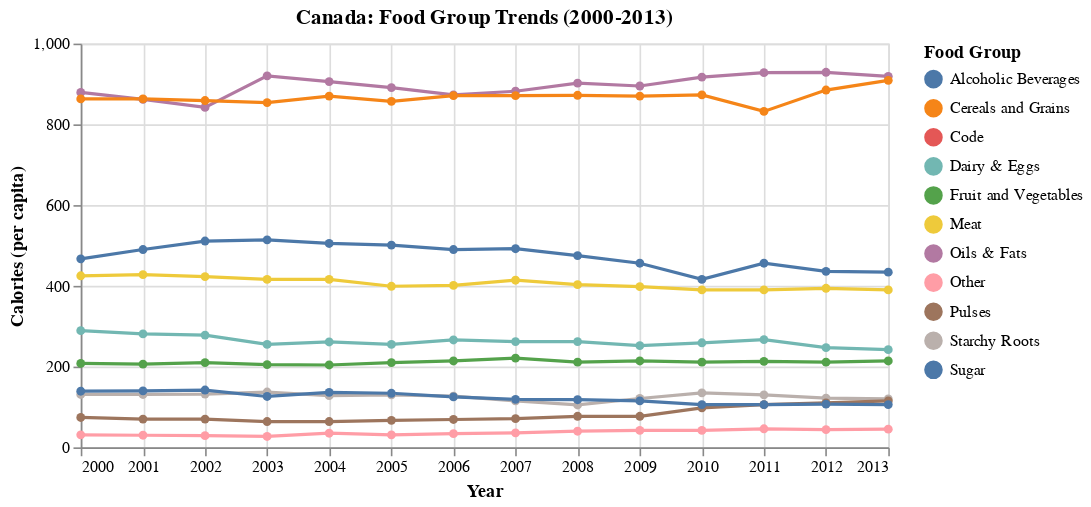

The notebook cell saved with this chart:
### Markdown cell above
<div style="background-color: #e8f4fd; border-left:6px solid #2196F3; padding:15px; margin:15px 0;">

<h2>VIZ TASK C: Dashboard Assembly with Legend Resolution</h2>



You've been given three pre-built visualizations below. <br>DO NOT CHANGE THE VIZZES THAT HAVE BEEN CREATED.<br> Your task is to assemble them into a cohesive dashboard and fix the legend positioning.

**The Three Charts Provided:**

1. **`line_chart_canada`** - Line chart showing food group trends over time (has color legend for Food groups)
2. **`bar_chart_proportions`** - Bar chart showing total calories by country in 2013 (has color legend for Food groups)
3. **`scatter_canada`** - Scatter plot showing meat vs cereal calories consumption over the years (has color legend for Year)

**Your Task:**

Create a dashboard layout with the following structure:

```
┌─────────────────┬─────────────────┐
│  bar_chart      │  scatter        │
│  _proportions   │  _canada        │
└─────────────────┴─────────────────┘
        ┌────────────────────┐
        │  line_chart_canada │
        └────────────────────┘
```

**Requirements:**

1. **Top Row:** Concatenate `bar_chart_proportions` and `scatter_canada` horizontally (side-by-side)

2. **Bottom Row:** The `line_chart_canada` should be centered below

3. **Final Assembly:** Stack the top row above the bottom row using vertical concatenation and resolve their legends so each chart keeps its own legend (not shared)


</div>


_Points:_ 15

### Code cell
# Chart 1: Food group consumption trends for Canada
line_chart_canada = alt.Chart(
    food_groups_time_series.query('Country == "Canada" and Year >= 2000 and Year <= 2013')
).mark_line(point=True).encode(
    x=alt.X('Year:T', title='Year'),
    y=alt.Y('Calories:Q', title='Calories (per capita)'),
    color=alt.Color('Food_group:N', title='Food Group'),
    tooltip=['Year:T', 'Food_group:N', 'Calories:Q']
).properties(
    width=500,
    height=250,
    title='Canada: Food Group Trends (2000-2013)'
)

line_chart_canada

### Figure 1 — Vega-Lite specification as saved in the notebook (floating-point values rounded to 4 significant figures; data arrays with more than 128 entries replaced by an {"elided": "..."} marker saying what was removed)
{"config": {"view": {"continuousWidth": 300, "continuousHeight": 300}}, "data": {"name": "data-e70a3a376f28895b3a1a3fff29dff07b"}, "mark": {"type": "line", "point": true}, "encoding": {"color": {"field": "Food_group", "title": "Food Group", "type": "nominal"}, "tooltip": [{"field": "Year", "type": "temporal"}, {"field": "Food_group", "type": "nominal"}, {"field": "Calories", "type": "quantitative"}], "x": {"field": "Year", "title": "Year", "type": "temporal"}, "y": {"field": "Calories", "title": "Calories (per capita)", "type": "quantitative"}}, "height": 250, "title": "Canada: Food Group Trends (2000-2013)", "width": 500, "$schema": "https://vega.github.io/schema/vega-lite/v5.20.1.json", "datasets": {"data-e70a3a376f28895b3a1a3fff29dff07b": {"elided": "154 records"}}}
